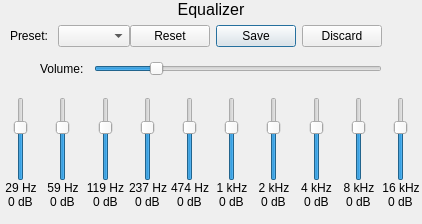
     <widget class="QWidget" name="equalizerTab_2">
      <property name="sizePolicy">
       <sizepolicy hsizetype="Preferred" vsizetype="Preferred">
        <horstretch>1</horstretch>
        <verstretch>1</verstretch>
       </sizepolicy>
      </property>
      <property name="contextMenuPolicy">
       <enum>Qt::NoContextMenu</enum>
      </property>
      <attribute name="title">
       <string>Equalizer</string>
      </attribute>
      <layout class="QGridLayout" name="gridLayout_4">
       <property name="leftMargin">
        <number>0</number>
       </property>
       <property name="topMargin">
        <number>0</number>
       </property>
       <property name="rightMargin">
        <number>0</number>
       </property>
       <property name="bottomMargin">
        <number>0</number>
       </property>
       <property name="horizontalSpacing">
        <number>0</number>
       </property>
       <property name="verticalSpacing">
        <number>6</number>
       </property>
       <item row="0" column="0">
        <widget class="QLabel" name="equalizerEqualizerLabel">
         <property name="font">
          <font>
           <pointsize>12</pointsize>
          </font>
         </property>
         <property name="text">
          <string>Equalizer</string>
         </property>
         <property name="alignment">
          <set>Qt::AlignCenter</set>
         </property>
        </widget>
       </item>
       <item row="1" column="0">
        <layout class="QHBoxLayout" name="equalizerSettingsLayout_2">
         <property name="topMargin">
          <number>0</number>
         </property>
         <item>
          <spacer name="equalizerHSpacer_2">
           <property name="orientation">
            <enum>Qt::Horizontal</enum>
           </property>
           <property name="sizeType">
            <enum>QSizePolicy::Minimum</enum>
           </property>
           <property name="sizeHint" stdset="0">
            <size>
             <width>10</width>
             <height>20</height>
            </size>
           </property>
          </spacer>
         </item>
         <item>
          <widget class="QLabel" name="equalizerPresetLabel_2">
           <property name="text">
            <string>Preset:</string>
           </property>
          </widget>
         </item>
         <item>
          <spacer name="horizontalSpacer">
           <property name="orientation">
            <enum>Qt::Horizontal</enum>
           </property>
           <property name="sizeType">
            <enum>QSizePolicy::Fixed</enum>
           </property>
           <property name="sizeHint" stdset="0">
            <size>
             <width>10</width>
             <height>20</height>
            </size>
           </property>
          </spacer>
         </item>
         <item>
          <widget class="QComboBox" name="equalizerPresetsComboBox_2">
           <property name="focusPolicy">
            <enum>Qt::TabFocus</enum>
           </property>
          </widget>
         </item>
         <item>
          <widget class="QDialogButtonBox" name="buttonBox_5">
           <property name="sizePolicy">
            <sizepolicy hsizetype="Fixed" vsizetype="Fixed">
             <horstretch>0</horstretch>
             <verstretch>0</verstretch>
            </sizepolicy>
           </property>
           <property name="standardButtons">
            <set>QDialogButtonBox::Discard|QDialogButtonBox::Reset|QDialogButtonBox::Save</set>
           </property>
           <property name="centerButtons">
            <bool>true</bool>
           </property>
          </widget>
         </item>
         <item>
          <spacer name="equalizerHSpacer_10">
           <property name="orientation">
            <enum>Qt::Horizontal</enum>
           </property>
           <property name="sizeHint" stdset="0">
            <size>
             <width>40</width>
             <height>20</height>
            </size>
           </property>
          </spacer>
         </item>
        </layout>
       </item>
       <item row="2" column="0">
        <layout class="QGridLayout" name="equalizerVolumeLayout_2">
         <property name="topMargin">
          <number>6</number>
         </property>
         <property name="bottomMargin">
          <number>6</number>
         </property>
         <item row="0" column="4">
          <spacer name="equalizerHSpacer_7">
           <property name="orientation">
            <enum>Qt::Horizontal</enum>
           </property>
           <property name="sizeType">
            <enum>QSizePolicy::Fixed</enum>
           </property>
           <property name="sizeHint" stdset="0">
            <size>
             <width>40</width>
             <height>20</height>
            </size>
           </property>
          </spacer>
         </item>
         <item row="0" column="1">
          <widget class="QLabel" name="equalizerGlobalVolumeLabel_2">
           <property name="text">
            <string>Volume:</string>
           </property>
          </widget>
         </item>
         <item row="0" column="3">
          <widget class="QSlider" name="equalizerVolumeSlider">
           <property name="focusPolicy">
            <enum>Qt::TabFocus</enum>
           </property>
           <property name="maximum">
            <number>50</number>
           </property>
           <property name="pageStep">
            <number>1</number>
           </property>
           <property name="value">
            <number>10</number>
           </property>
           <property name="orientation">
            <enum>Qt::Horizontal</enum>
           </property>
          </widget>
         </item>
         <item row="0" column="2">
          <spacer name="equalizerHSpacer_8">
           <property name="orientation">
            <enum>Qt::Horizontal</enum>
           </property>
           <property name="sizeType">
            <enum>QSizePolicy::Minimum</enum>
           </property>
           <property name="sizeHint" stdset="0">
            <size>
             <width>10</width>
             <height>20</height>
            </size>
           </property>
          </spacer>
         </item>
         <item row="0" column="0">
          <spacer name="equalizerHSpacer_3">
           <property name="orientation">
            <enum>Qt::Horizontal</enum>
           </property>
           <property name="sizeType">
            <enum>QSizePolicy::Minimum</enum>
           </property>
           <property name="sizeHint" stdset="0">
            <size>
             <width>40</width>
             <height>20</height>
            </size>
           </property>
          </spacer>
         </item>
        </layout>
       </item>
       <item row="3" column="0">
        <layout class="QHBoxLayout" name="equalizerSlidersLayout">
         <property name="topMargin">
          <number>6</number>
         </property>
         <property name="bottomMargin">
          <number>15</number>
         </property>
         <item>
          <layout class="QVBoxLayout" name="equalizer29HzLayout">
           <item>
            <layout class="QHBoxLayout" name="equalizer29HzSliderLayout">
             <item>
              <widget class="QSlider" name="equalizer29HzSlider">
               <property name="focusPolicy">
                <enum>Qt::TabFocus</enum>
               </property>
               <property name="minimum">
                <number>-240</number>
               </property>
               <property name="maximum">
                <number>120</number>
               </property>
               <property name="orientation">
                <enum>Qt::Vertical</enum>
               </property>
              </widget>
             </item>
            </layout>
           </item>
           <item>
            <widget class="QLabel" name="equalizer29HzLabel">
             <property name="text">
              <string>29 Hz</string>
             </property>
             <property name="alignment">
              <set>Qt::AlignCenter</set>
             </property>
            </widget>
           </item>
           <item alignment="Qt::AlignHCenter">
            <widget class="QLabel" name="equalizer29HzGainLabel">
             <property name="text">
              <string>0 dB</string>
             </property>
            </widget>
           </item>
          </layout>
         </item>
         <item>
          <layout class="QVBoxLayout" name="equalizer59HzLayout">
           <item>
            <layout class="QHBoxLayout" name="equalizer59HzSliderLayout">
             <item>
              <widget class="QSlider" name="equalizer59HzSlider">
               <property name="focusPolicy">
                <enum>Qt::TabFocus</enum>
               </property>
               <property name="minimum">
                <number>-240</number>
               </property>
               <property name="maximum">
                <number>120</number>
               </property>
               <property name="orientation">
                <enum>Qt::Vertical</enum>
               </property>
              </widget>
             </item>
            </layout>
           </item>
           <item>
            <widget class="QLabel" name="equalizer59HzLabel">
             <property name="text">
              <string>59 Hz</string>
             </property>
             <property name="alignment">
              <set>Qt::AlignCenter</set>
             </property>
            </widget>
           </item>
           <item alignment="Qt::AlignHCenter">
            <widget class="QLabel" name="equalizer59HzGainLabel">
             <property name="text">
              <string>0 dB</string>
             </property>
            </widget>
           </item>
          </layout>
         </item>
         <item>
          <layout class="QVBoxLayout" name="equalizer119HzLayout">
           <item>
            <layout class="QHBoxLayout" name="equalizer119HzSliderLayout">
             <item>
              <widget class="QSlider" name="equalizer119HzSlider">
               <property name="focusPolicy">
                <enum>Qt::TabFocus</enum>
               </property>
               <property name="minimum">
                <number>-240</number>
               </property>
               <property name="maximum">
                <number>120</number>
               </property>
               <property name="orientation">
                <enum>Qt::Vertical</enum>
               </property>
              </widget>
             </item>
            </layout>
           </item>
           <item>
            <widget class="QLabel" name="equalizer119HzLabel">
             <property name="text">
              <string>119 Hz</string>
             </property>
             <property name="alignment">
              <set>Qt::AlignCenter</set>
             </property>
            </widget>
           </item>
           <item alignment="Qt::AlignHCenter">
            <widget class="QLabel" name="equalizer119HzGainLabel">
             <property name="text">
              <string>0 dB</string>
             </property>
            </widget>
           </item>
          </layout>
         </item>
         <item>
          <layout class="QVBoxLayout" name="equalizer237HzLayout">
           <item>
            <layout class="QHBoxLayout" name="equalizer237HzSliderLayout">
             <item>
              <widget class="QSlider" name="equalizer237HzSlider">
               <property name="focusPolicy">
                <enum>Qt::TabFocus</enum>
               </property>
               <property name="minimum">
                <number>-240</number>
               </property>
               <property name="maximum">
                <number>120</number>
               </property>
               <property name="orientation">
                <enum>Qt::Vertical</enum>
               </property>
              </widget>
             </item>
            </layout>
           </item>
           <item>
            <widget class="QLabel" name="equalizer237HzLabel">
             <property name="text">
              <string>237 Hz</string>
             </property>
             <property name="alignment">
              <set>Qt::AlignCenter</set>
             </property>
            </widget>
           </item>
           <item alignment="Qt::AlignHCenter">
            <widget class="QLabel" name="equalizer237HzGainLabel">
             <property name="text">
              <string>0 dB</string>
             </property>
            </widget>
           </item>
          </layout>
         </item>
         <item>
          <layout class="QVBoxLayout" name="equalizer474HzLayout">
           <item>
            <layout class="QHBoxLayout" name="equalizer474HzSliderLayout">
             <item>
              <widget class="QSlider" name="equalizer474HzSlider">
               <property name="focusPolicy">
                <enum>Qt::TabFocus</enum>
               </property>
               <property name="minimum">
                <number>-240</number>
               </property>
               <property name="maximum">
                <number>120</number>
               </property>
               <property name="orientation">
                <enum>Qt::Vertical</enum>
               </property>
              </widget>
             </item>
            </layout>
           </item>
           <item>
            <widget class="QLabel" name="equalizer474HzLabel">
             <property name="text">
              <string>474 Hz</string>
             </property>
             <property name="alignment">
              <set>Qt::AlignCenter</set>
             </property>
            </widget>
           </item>
           <item alignment="Qt::AlignHCenter">
            <widget class="QLabel" name="equalizer474HzGainLabel">
             <property name="text">
              <string>0 dB</string>
             </property>
            </widget>
           </item>
          </layout>
         </item>
         <item>
          <layout class="QVBoxLayout" name="equalizer1000HzLayout">
           <item>
            <layout class="QHBoxLayout" name="equalizer1000HzSliderLayout">
             <item>
              <widget class="QSlider" name="equalizer1000HzSlider">
               <property name="focusPolicy">
                <enum>Qt::TabFocus</enum>
               </property>
               <property name="minimum">
                <number>-240</number>
               </property>
               <property name="maximum">
                <number>120</number>
               </property>
               <property name="orientation">
                <enum>Qt::Vertical</enum>
               </property>
              </widget>
             </item>
            </layout>
           </item>
           <item>
            <widget class="QLabel" name="equalizer1000HzLabel">
             <property name="text">
              <string>1 kHz</string>
             </property>
             <property name="alignment">
              <set>Qt::AlignCenter</set>
             </property>
            </widget>
           </item>
           <item alignment="Qt::AlignHCenter">
            <widget class="QLabel" name="equalizer1000HzGainLabel">
             <property name="text">
              <string>0 dB</string>
             </property>
            </widget>
           </item>
          </layout>
         </item>
         <item>
          <layout class="QVBoxLayout" name="equalizer2000HzLayout">
           <item>
            <layout class="QHBoxLayout" name="equalizer2000HzSliderLayout">
             <item>
              <widget class="QSlider" name="equalizer2000HzSlider">
               <property name="focusPolicy">
                <enum>Qt::TabFocus</enum>
               </property>
               <property name="minimum">
                <number>-240</number>
               </property>
               <property name="maximum">
                <number>120</number>
               </property>
               <property name="orientation">
                <enum>Qt::Vertical</enum>
               </property>
              </widget>
             </item>
            </layout>
           </item>
           <item>
            <widget class="QLabel" name="equalizer2000HzLabel">
             <property name="text">
              <string>2 kHz</string>
             </property>
             <property name="alignment">
              <set>Qt::AlignCenter</set>
             </property>
            </widget>
           </item>
           <item alignment="Qt::AlignHCenter">
            <widget class="QLabel" name="equalizer2000HzGainLabel">
             <property name="text">
              <string>0 dB</string>
             </property>
            </widget>
           </item>
          </layout>
         </item>
         <item>
          <layout class="QVBoxLayout" name="equalizer4000HzLayout">
           <item>
            <layout class="QHBoxLayout" name="equalizer4000HzSliderLayout">
             <item>
              <widget class="QSlider" name="equalizer4000HzSlider">
               <property name="focusPolicy">
                <enum>Qt::TabFocus</enum>
               </property>
               <property name="minimum">
                <number>-240</number>
               </property>
               <property name="maximum">
                <number>120</number>
               </property>
               <property name="orientation">
                <enum>Qt::Vertical</enum>
               </property>
              </widget>
             </item>
            </layout>
           </item>
           <item>
            <widget class="QLabel" name="equalizer4000HzLabel">
             <property name="text">
              <string>4 kHz</string>
             </property>
             <property name="alignment">
              <set>Qt::AlignCenter</set>
             </property>
            </widget>
           </item>
           <item alignment="Qt::AlignHCenter">
            <widget class="QLabel" name="equalizer4000HzGainLabel">
             <property name="text">
              <string>0 dB</string>
             </property>
            </widget>
           </item>
          </layout>
         </item>
         <item>
          <layout class="QVBoxLayout" name="equalizer8000HzLayout">
           <item>
            <layout class="QHBoxLayout" name="equalizer8000HzSliderLayout">
             <item>
              <widget class="QSlider" name="equalizer8000HzSlider">
               <property name="focusPolicy">
                <enum>Qt::TabFocus</enum>
               </property>
               <property name="minimum">
                <number>-240</number>
               </property>
               <property name="maximum">
                <number>120</number>
               </property>
               <property name="orientation">
                <enum>Qt::Vertical</enum>
               </property>
              </widget>
             </item>
            </layout>
           </item>
           <item>
            <widget class="QLabel" name="equalizer8000HzLabel">
             <property name="text">
              <string>8 kHz</string>
             </property>
             <property name="alignment">
              <set>Qt::AlignCenter</set>
             </property>
            </widget>
           </item>
           <item alignment="Qt::AlignHCenter">
            <widget class="QLabel" name="equalizer8000HzGainLabel">
             <property name="text">
              <string>0 dB</string>
             </property>
            </widget>
           </item>
          </layout>
         </item>
         <item>
          <layout class="QVBoxLayout" name="equalizer16000HzLayout">
           <item>
            <layout class="QHBoxLayout" name="equalizer16000HzSliderLayout">
             <item>
              <widget class="QSlider" name="equalizer16000HzSlider">
               <property name="focusPolicy">
                <enum>Qt::TabFocus</enum>
               </property>
               <property name="minimum">
                <number>-240</number>
               </property>
               <property name="maximum">
                <number>120</number>
               </property>
               <property name="orientation">
                <enum>Qt::Vertical</enum>
               </property>
              </widget>
             </item>
            </layout>
           </item>
           <item>
            <widget class="QLabel" name="equalizer16000HzLabel">
             <property name="text">
              <string>16 kHz</string>
             </property>
             <property name="alignment">
              <set>Qt::AlignCenter</set>
             </property>
            </widget>
           </item>
           <item alignment="Qt::AlignHCenter">
            <widget class="QLabel" name="equalizer16000HzGainLabel">
             <property name="text">
              <string>0 dB</string>
             </property>
            </widget>
           </item>
          </layout>
         </item>
        </layout>
       </item>
      </layout>
     </widget>
